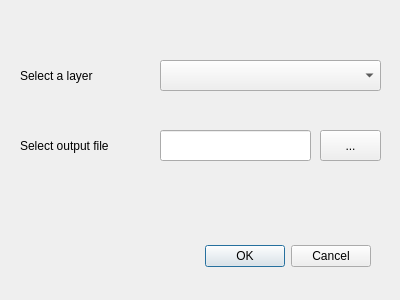
<?xml version="1.0" encoding="UTF-8"?>
<ui version="4.0">
 <class>SaveAttributesDialogBase</class>
 <widget class="QDialog" name="SaveAttributesDialogBase">
  <property name="geometry">
   <rect>
    <x>0</x>
    <y>0</y>
    <width>400</width>
    <height>300</height>
   </rect>
  </property>
  <property name="windowTitle">
   <string>Save Attributes</string>
  </property>
  <widget class="QDialogButtonBox" name="button_box">
   <property name="geometry">
    <rect>
     <x>30</x>
     <y>240</y>
     <width>341</width>
     <height>32</height>
    </rect>
   </property>
   <property name="orientation">
    <enum>Qt::Horizontal</enum>
   </property>
   <property name="standardButtons">
    <set>QDialogButtonBox::Cancel|QDialogButtonBox::Ok</set>
   </property>
  </widget>
  <widget class="QComboBox" name="comboBox">
   <property name="geometry">
    <rect>
     <x>160</x>
     <y>60</y>
     <width>221</width>
     <height>31</height>
    </rect>
   </property>
  </widget>
  <widget class="QLabel" name="label">
   <property name="geometry">
    <rect>
     <x>20</x>
     <y>60</y>
     <width>101</width>
     <height>31</height>
    </rect>
   </property>
   <property name="text">
    <string>Select a layer</string>
   </property>
  </widget>
  <widget class="QLabel" name="label_2">
   <property name="geometry">
    <rect>
     <x>20</x>
     <y>130</y>
     <width>121</width>
     <height>31</height>
    </rect>
   </property>
   <property name="text">
    <string>Select output file</string>
   </property>
  </widget>
  <widget class="QLineEdit" name="lineEdit">
   <property name="geometry">
    <rect>
     <x>160</x>
     <y>130</y>
     <width>151</width>
     <height>31</height>
    </rect>
   </property>
  </widget>
  <widget class="QPushButton" name="pushButton">
   <property name="geometry">
    <rect>
     <x>320</x>
     <y>130</y>
     <width>61</width>
     <height>31</height>
    </rect>
   </property>
   <property name="text">
    <string>...</string>
   </property>
  </widget>
 </widget>
 <resources/>
 <connections>
  <connection>
   <sender>button_box</sender>
   <signal>accepted()</signal>
   <receiver>SaveAttributesDialogBase</receiver>
   <slot>accept()</slot>
   <hints>
    <hint type="sourcelabel">
     <x>20</x>
     <y>20</y>
    </hint>
    <hint type="destinationlabel">
     <x>20</x>
     <y>20</y>
    </hint>
   </hints>
  </connection>
  <connection>
   <sender>button_box</sender>
   <signal>rejected()</signal>
   <receiver>SaveAttributesDialogBase</receiver>
   <slot>reject()</slot>
   <hints>
    <hint type="sourcelabel">
     <x>20</x>
     <y>20</y>
    </hint>
    <hint type="destinationlabel">
     <x>20</x>
     <y>20</y>
    </hint>
   </hints>
  </connection>
 </connections>
</ui>
